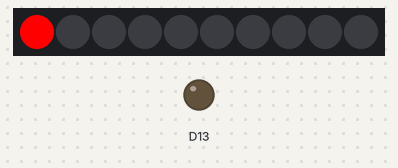
The sketch below on a simulated Adafruit Circuit Playground Express. On the bench: 10 RGB LEDs in strip order, left to right, output pins drawn as LEDs (lit = HIGH).

Above: at 0.1 s.
At 3.7 s:
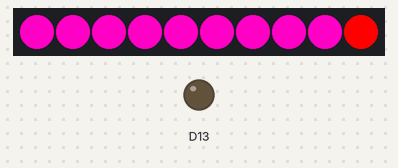
At 7.91 s:
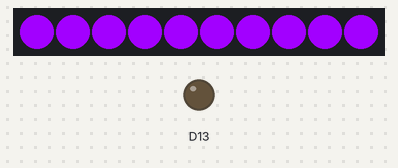
At 12.22 s:
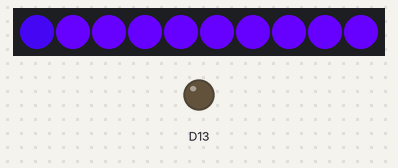
At 25.94 s:
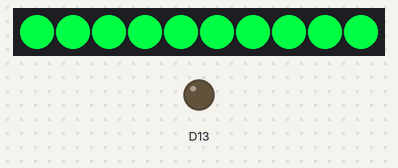
At 39.76 s:
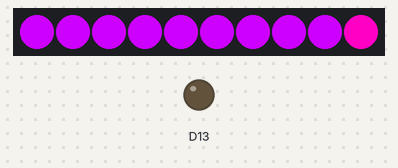

The sketch:

CPE_Color_Experiments.ino
```cpp
///////////////////////////////////////////////////////////////////////////////
// A program to make a softly changing rainbow light.  I based my code on Carter Nelson's code Circuit Playground Bike Light - Round N Round
//https://learn.adafruit.com/circuit-playground-bike-light/basic-neopixel-animation
//
//

#include <Adafruit_CircuitPlayground.h>

#define RED              0xFF0000
#define PINK             0xFF00C4
#define PURPLE           0xCD00FF
#define DARK_PURPLE      0xA200FF
#define DARKER_PURPLE    0x8000FF
#define DARKEST_PURPLE   0x6600FF
#define LIGHTEST_BLUE    0x0077FF
#define LIGHTER_BLUE     0x004DFF
#define BLUE             0x3D05D7
#define DARKER_BLUE      0x0505D7
#define ALMOST_NEON_BLUE 0x009AFF
#define NEON_BLUE        0x00DEFF
#define GREEN            0x00FF44
#define YELLOW_GREEN     0x66FF00
#define YELLOW           0xEFFF00
#define ORANGE           0xFFB300
#define ORANGE_RED       0xFF5500

#define RATE          200         // normal
#define SLOWER_RATE   400         // slower

///////////////////////////////////////////////////////////////////////////////
void setup(  // Turn one on using (r,g,b) values
) {
  CircuitPlayground.begin();

  // Set Brightness
  CircuitPlayground.setBrightness(255);
}


///////////////////////////////////////////////////////////////////////////////
void loop()
{
  // Calling the animation function with different colors and rates
  changeColor(RED, RATE);
  changeColor(PINK, RATE);
  changeColor(PURPLE, RATE);
  changeColor(DARK_PURPLE, RATE);
  changeColor(DARKER_PURPLE, RATE);
  changeColor(DARKEST_PURPLE, RATE);
  changeColor(BLUE, SLOWER_RATE);
  changeColor(LIGHTER_BLUE, RATE);
  changeColor(LIGHTEST_BLUE, RATE);
  changeColor(ALMOST_NEON_BLUE, RATE);
  changeColor(NEON_BLUE, RATE);
  changeColor(GREEN, RATE);
  changeColor(YELLOW_GREEN, RATE);
  changeColor(YELLOW, RATE);
  changeColor(ORANGE, RATE);
  changeColor(ORANGE_RED, RATE);
}

//animation function, changes one pixel at a time to the new color
 void changeColor(int color, int rate)
 {
    for (int pixel=0; pixel<10; pixel++) {

    CircuitPlayground.setPixelColor(pixel, color);

    // slows the spinning animation to the rate we pass to the function
    delay(rate);
    }
 }
```
